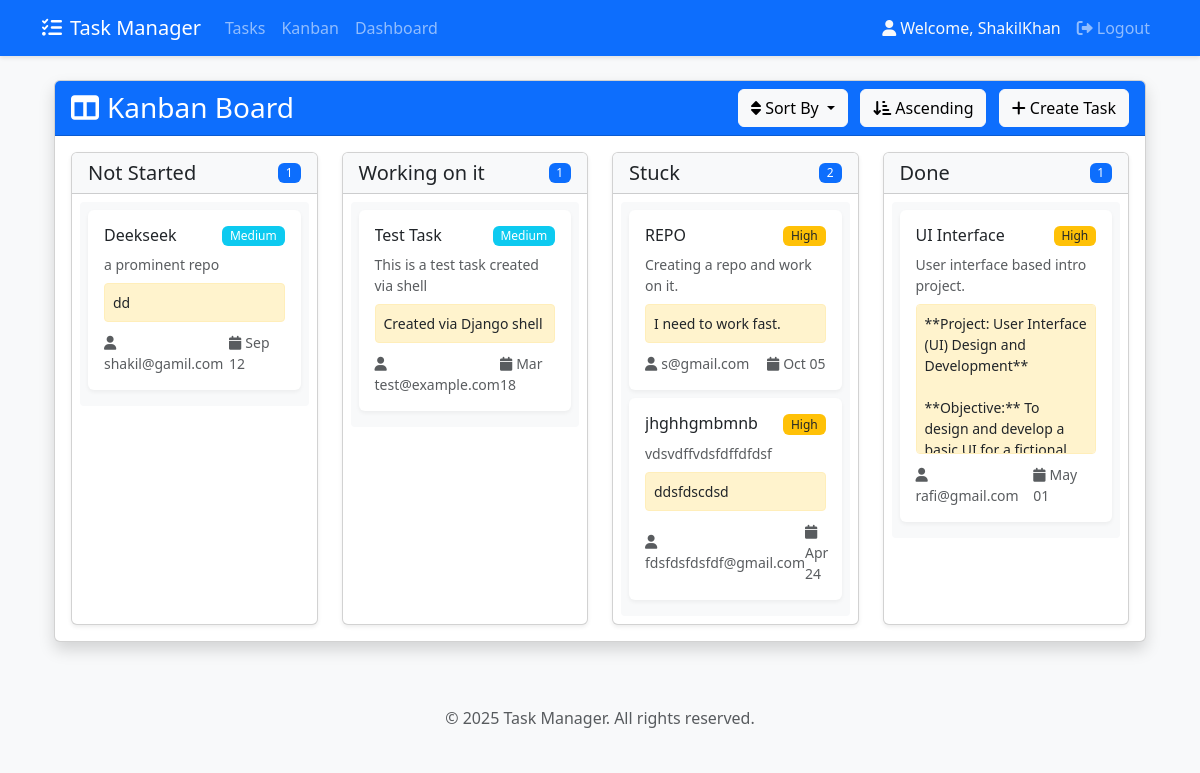
The page /kanban/ (signed in) on the database its author committed.
### tasks/models.py (models this page shows, shortened)
class Task(models.Model):
    STATUS_CHOICES = [
        ('not_started', 'Not Started'),
        ('working', 'Working on it'),
        ('stuck', 'Stuck'),
        ('done', 'Done')
    ]
    PRIORITY_CHOICES = [
        ('critical', 'Critical'),
        ('high', 'High'),
        ('medium', 'Medium'),
        ('low', 'Low')
    ]
    title = models.CharField(max_length=255)
    description = models.TextField()
    owner = models.EmailField()  # Assign tasks via email
    user = models.ForeignKey(User, on_delete=models.CASCADE, related_name='user_tasks')  # Link task to user
    status = models.CharField(max_length=20, choices=STATUS_CHOICES, default='not_started')
    priority = models.CharField(max_length=10, choices=PRIORITY_CHOICES, default='medium')
    notes = models.TextField(blank=True, null=True)
    budget = models.DecimalField(max_digits=10, decimal_places=2, blank=True, null=True)
    file = models.FileField(upload_to='task_files/', blank=True, null=True)
    start_date = models.DateField()
    end_date = models.DateField()
    last_updated = models.DateTimeField(auto_now=True)
    class Meta:
        ordering = ['-last_updated']

### tasks/views.py (the view)
# urls.py: path('kanban/', views.kanban, name='kanban'),
@login_required
def kanban(request):
    tasks = Task.objects.filter(user=request.user)
    context = {
        'tasks': tasks,
        'status_choices': Task.STATUS_CHOICES,
        'priority_choices': Task.PRIORITY_CHOICES
    }
    return render(request, 'tasks/kanban.html', context)

### tasks/templatetags/task_filters.py (called while the page is built)
@register.filter
def filter_by_status(tasks, status):
    return [task for task in tasks if task.status == status]

### tasks/templates/tasks/kanban.html (shortened to what this page needs)
{% extends "base.html" %}
{% load task_filters %}
{% block content %}
<div class="container-fluid mt-4">
    <div class="card shadow">
        <div class="card-header bg-primary text-white d-flex justify-content-between align-items-center">
            <h3 class="card-title mb-0">
                <i class="fas fa-columns me-2"></i>Kanban Board
            </h3>
            <div>
                <div class="btn-group me-2">
                    <button type="button" class="btn btn-light dropdown-toggle" data-bs-toggle="dropdown" aria-expanded="false">
                        <i class="fas fa-sort"></i> Sort By
                    </button>
                </div>
                <div class="btn-group">
                    <button type="button" class="btn btn-light" id="sortOrderBtn" data-order="asc">
                        <i class="fas fa-sort-amount-down-alt"></i> Ascending
                    </button>
                </div>
                <button type="button" class="btn btn-light ms-2" data-bs-toggle="modal" data-bs-target="#createTaskModal">
                    <i class="fas fa-plus"></i> Create Task
                </button>
            </div>
        </div>
        <div class="card-body p-3">
            <div class="row g-4">
                {% for status in status_choices %}
                <div class="col-12 col-md-6 col-lg-3">
                    <div class="card h-100 shadow-sm">
                        <div class="card-header bg-light d-flex justify-content-between align-items-center">
                            <h5 class="mb-0">{{ status.1 }}</h5>
                            <span class="badge bg-primary" id="count-{{ status.0 }}">
                                {% with count=tasks|filter_by_status:status.0|length %}
                                    {{ count }}
                                {% endwith %}
                            </span>
                        </div>
                        <div class="card-body p-2">
                            <div class="kanban-column" data-status="{{ status.0 }}" style="min-height: 200px;">
                                {% for task in tasks %}
                                {% if task.status == status.0 %}
                                <div class="card mb-2 task-card" data-task-id="{{ task.id }}" draggable="true">
                                    <div class="card-body p-3">
                                        <div class="d-flex justify-content-between align-items-start mb-2">
                                            <h6 class="card-title text-truncate mb-0">{{ task.title }}</h6>
                                            <span class="badge {% if task.priority == 'critical' %}bg-danger{% elif task.priority == 'high' %}bg-warning text-dark{% elif task.priority == 'medium' %}bg-info{% else %}bg-secondary{% endif %}">
                                                {{ task.get_priority_display }}
                                            </span>
                                        </div>
                                        <p class="card-text small text-muted mb-2">{{ task.description|truncatechars:100 }}</p>
                                        {% if task.notes %}
                                        <div class="task-notes">{{ task.notes }}</div>
                                        {% endif %}
                                        <div class="d-flex justify-content-between align-items-center">
                                            <small class="text-muted">
                                                <i class="fas fa-user me-1"></i>{{ task.owner }}
                                            </small>
                                            <small class="text-muted">
                                                <i class="fas fa-calendar me-1"></i>{{ task.end_date|date:"M d" }}
                                            </small>
                                        </div>
                                    </div>
                                </div>
                                {% endif %}
                                {% endfor %}
                            </div>
                        </div>
                    </div>
                </div>
                {% endfor %}
            </div>
        </div>
    </div>
</div>
{% endblock %}

### tasks/templates/base.html (shortened to what this page needs)
<!DOCTYPE html>
<html lang="en">
<head>
    <link href="https://cdn.jsdelivr.net/npm/bootstrap@5.3.0/dist/css/bootstrap.min.css" rel="stylesheet">
    <link href="https://cdnjs.cloudflare.com/ajax/libs/font-awesome/6.0.0/css/all.min.css" rel="stylesheet">
</head>
<body>
    <nav class="navbar navbar-expand-lg navbar-dark bg-primary mb-4">
        <div class="container">
            <a class="navbar-brand" href="{% url 'home' %}">
                <i class="fas fa-tasks me-2"></i>Task Manager
            </a>
            <div class="collapse navbar-collapse" id="navbarNav">
                {% if user.is_authenticated %}
                <ul class="navbar-nav me-auto">
                    <li class="nav-item">
                        <a class="nav-link" href="{% url 'task_list' %}">Tasks</a>
                    </li>
                    <li class="nav-item">
                        <a class="nav-link" href="{% url 'kanban' %}">Kanban</a>
                    </li>
                    <li class="nav-item">
                        <a class="nav-link" href="{% url 'dashboard' %}">Dashboard</a>
                    </li>
                </ul>
                <ul class="navbar-nav">
                    <li class="nav-item">
                        <span class="nav-link text-light">
                            <i class="fas fa-user me-1"></i>Welcome, {{ user.username }}
                        </span>
                    </li>
                    <li class="nav-item">
                        <a class="nav-link" href="{% url 'logout' %}">
                            <i class="fas fa-sign-out-alt me-1"></i>Logout
                        </a>
                    </li>
                </ul>
                {% endif %}
            </div>
        </div>
    </nav>
    <div class="container">
        {% block content %}
        {% endblock %}
    </div>
    <footer class="footer mt-5 py-3 bg-light">
        <div class="container text-center">
            <span class="text-muted">&copy; 2025 Task Manager. All rights reserved.</span>
        </div>
    </footer>
</body>
</html>

### tasks/templates/base.html (style rules this page uses)
body { background-color: #f8f9fa; }
.navbar { box-shadow: 0 2px 4px rgba(0,0,0,.1); }
.card { box-shadow: 0 2px 4px rgba(0,0,0,.05); }

### tasks/templates/tasks/kanban.html (style rules this page uses)
.kanban-column { min-height: 100px; padding: 8px; border-radius: 4px; background-color: #f8f9fa; }
.task-card { cursor: grab; transition: transform 0.2s, box-shadow 0.2s; border: none; box-shadow: 0 2px 4px rgba(0,0,0,.05); }
.badge { font-weight: 500; }
.task-notes { white-space: pre-wrap; word-wrap: break-word; max-height: 150px; overflow-y: auto; background-color: #fff3cd; padding: 8px; border-radius: 4px; font-size: 0.875rem; line-height: 1.5; margin-bottom: 10px; border: 1px solid #ffeeba; }

### rows shown on the page
Task: title "Deekseek", priority "Medium", description "a prominent repo", notes "dd", owner "shakil@gamil.com", end_date "Sep 12"
Task: title "Test Task", priority "Medium", description "This is a test task created via shell", notes "Created via Django shell", owner "test@example.com", end_date "Mar 18"
Task: title "REPO", priority "High", description "Creating a repo and work on it.", notes "I need to work fast.", owner "s@gmail.com", end_date "Oct 05"
Task: title "jhghhgmbmnb", priority "High", description "vdsvdffvdsfdffdfdsf", notes "ddsfdscdsd", owner "fdsfdsfdsfdf@gmail.com", end_date "Apr 24"
Task: status "Done", user "1", title "UI Interface", priority "High", description "User interface based intro project.", notes "**Project: User Interface (UI) Design and Development** **Objective:** To design and develop a…", owner "rafi@gmail.com", end_date "May 01"

### other values the page prints
{{ user.username }} "ShakilKhan"
{{ status.1 }} "Not Started" "Working on it" "Stuck"
{{ count }} "1" "1" "2"
